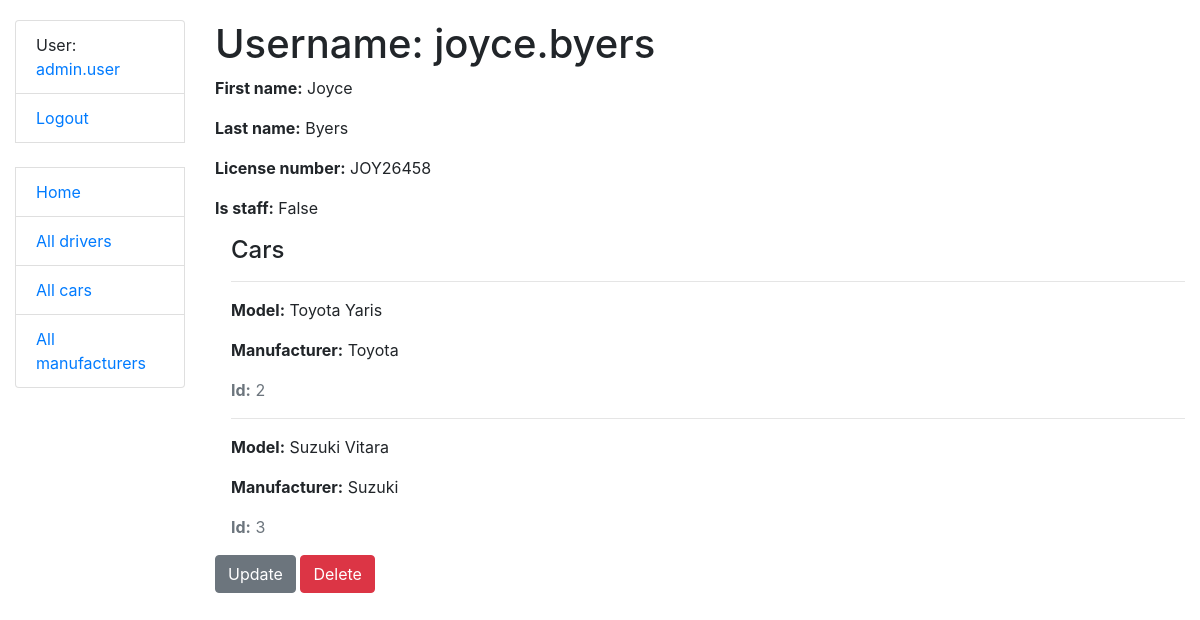
The app's page /drivers/2/ (signed in) with its own data.
### taxi/models.py (models this page shows, shortened)
class Driver(AbstractUser):
    license_number = models.CharField(max_length=255, unique=True)
    class Meta:
        verbose_name = "driver"
        verbose_name_plural = "drivers"
    def get_absolute_url(self):
        return reverse("taxi:driver-detail", kwargs={"pk": self.pk})

class Car(models.Model):
    model = models.CharField(max_length=255)
    manufacturer = models.ForeignKey(Manufacturer, on_delete=models.CASCADE)
    drivers = models.ManyToManyField(Driver, related_name="cars")

class Manufacturer(models.Model):
    name = models.CharField(max_length=255, unique=True)
    country = models.CharField(max_length=255)
    class Meta:
        ordering = ["name"]

### taxi/views.py (the view)
class DriverDetailView(LoginRequiredMixin, generic.DetailView):
    model = Driver
    queryset = Driver.objects.all().prefetch_related("cars__manufacturer")

### templates/taxi/driver_detail.html
{% extends "base.html" %}
{% block content %}
  <h1>
    Username: {{ driver.username }}
  </h1>
  <p><strong>First name:</strong> {{ driver.first_name }}</p>
  <p><strong>Last name:</strong> {{ driver.last_name }}</p>
  <p><strong>License number:</strong> {{ driver.license_number }}</p>
  <p><strong>Is staff:</strong> {{ driver.is_staff }}</p>
  <div class="ml-3">
    <h4>Cars</h4>
    {% for car in driver.cars.all %}
        <hr>
        <p><strong>Model:</strong> {{ car.model }}</p>
        <p><strong>Manufacturer:</strong> {{ car.manufacturer.name }}</p>
        <p class="text-muted"><strong>Id:</strong> {{car.id}}</p>
    {% empty %}
      <p>No cars!</p>
    {% endfor %}
  </div>
  <a href="{% url 'taxi:driver-update' pk=driver.id %}" class="btn btn-secondary">
    Update
  </a>
  <a href="{% url 'taxi:driver-delete' pk=driver.id %}" class="btn btn-danger">
    Delete
  </a>
{% endblock %}

### templates/includes/sidebar.html
<ul class="sidebar-nav list-group">
  {% if user.is_authenticated %}
    <li class="list-group-item">User: <a href="{{ user.get_absolute_url }}">{{ user.get_username }}</a></li>
    <li class="list-group-item"><a href="{% url 'logout'%}?next={{request.path}}">Logout</a></li>
  {% else %}
    <li class="list-group-item"><a href="{% url 'login'%}?next={{request.path}}">Login</a></li>
  {% endif %}
  <br>
  <li class="list-group-item"><a href="{% url 'taxi:index' %}">Home</a></li>
  <li class="list-group-item"><a href="{% url 'taxi:driver-list' %}">All drivers</a></li>
  <li class="list-group-item"><a href="{% url 'taxi:car-list' %}">All cars</a></li>
  <li class="list-group-item"><a href="{% url 'taxi:manufacturer-list' %}">All manufacturers</a></li>
</ul>

### static/css/styles.css (style rules this page uses)
body { margin-top: 20px; }

### records on screen
Driver: get_username "admin.user"
Driver: username "joyce.byers", first_name "Joyce", last_name "Byers", license_number "JOY26458", is_staff "False"
Car: model "Toyota Yaris", manufacturer.name "Toyota", id "2"
Car: model "Suzuki Vitara", manufacturer.name "Suzuki", id "3"
